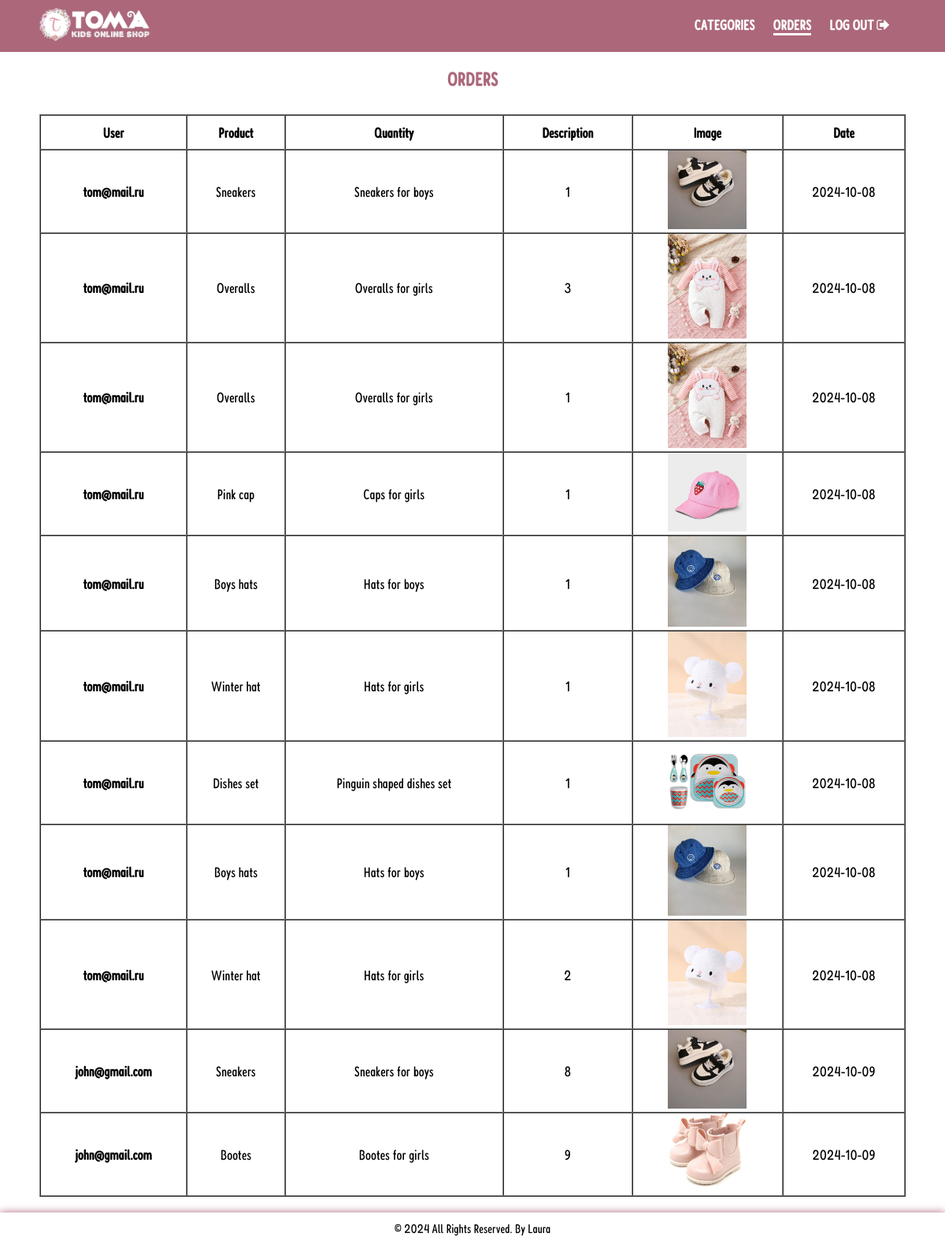
/admin/View/orders.php (signed in), run on the app's committed database.
### tables this page shows
CREATE TABLE `orders` (
  `id` int(5) NOT NULL,
  `user_id` int(15) NOT NULL,
  `product_id` int(15) NOT NULL,
  `quantity` int(15) NOT NULL,
  `create_date` date NOT NULL
);

CREATE TABLE `users` (
  `id` int(4) NOT NULL,
  `name` varchar(20) NOT NULL,
  `login` varchar(30) NOT NULL,
  `password` varchar(40) NOT NULL,
  `email` varchar(40) NOT NULL
);

CREATE TABLE `products` (
  `id` int(4) NOT NULL,
  `name` varchar(20) NOT NULL,
  `description` varchar(120) NOT NULL,
  `category_id` int(3) NOT NULL,
  `image` varchar(60) NOT NULL,
  `price` int(6) NOT NULL
);

### admin/Model/admin_model.php (called while the page is built, shortened)
<?php
    class Model {
        public $conn;
        public function __construct() {
            $this->conn = mysqli_connect('localhost', 'root', '', 'toma_online_shop');
        }
        public function get_orders() {
            $query = "SELECT users.*, orders.*, products.* from orders
            join products on orders.product_id = products.id
            join users on users.id = orders.user_id";
            $res = mysqli_query($this->conn, $query);
            $result = mysqli_fetch_all($res, MYSQLI_ASSOC);
            return $result;
        }
    }
    $model = new Model();
?>

### admin/View/orders.php (the view, shortened to what this page needs)
<?php
    include("../Model/admin_model.php");
    include_once("./header.php");
    include_once("./navbar.php");
    $all = $model->get_orders();
?>
<link rel="stylesheet" href="../Assets/css/orders.css">
<h2>Orders</h2>
<div class="show_order_products">
    <table border='1' cellspacing = '0'>
        <tr>
            <th>User</th>
            <th>Product</th>
            <th>Quantity</th>
            <th>Description</th>
            <th>Image</th>
            <th>Date</th>
        </tr>
        <?php foreach($all as $value) {?>
            <tr id = "<?=$value['id']?>">
                <td class="td_email"><?=$value['email']?></td>
                <td><?=$value['name']?></td>
                <td><?=$value['description']?></td>
                <td><span class='quantity'>Quantity: </span><?=$value['quantity']?></td>
                <td><img src="../Assets/img/<?=$value['image']?>" alt="Order product"></td>
                <td><?=$value['create_date']?></td>
            </tr>
        <?php } ?>
    </table>
</div>
<?php
    include_once("./footer.php");
?>

### admin/Assets/css/style.css (style rules this page uses)
* { margin: 0; padding: 0; box-sizing: border-box; text-decoration: none; font-family: fredoka; }

### admin/Assets/css/orders.css (style rules this page uses)
h2 { text-align: center; text-transform: uppercase; padding: 20px; color: #ac687a; }
.show_order_products { padding: 10px 50px; }
.show_order_products > table { width: 100%; text-align: center; }
img { width: 100px; }
.show_order_products th, .show_order_products td { font-size: 18px; }
.show_order_products th { padding: 10px; }
.td_email { font-weight: 900; font-size: 20px; }

### data on the page
orders: user.email "tom@mail.ru", product.name "Sneakers", product.description "Sneakers for boys", quantity "1", product.image (picture), create_date "2024-10-08"
orders: user.email "tom@mail.ru", product.name "Overalls", product.description "Overalls for girls", quantity "3", product.image (picture), create_date "2024-10-08"
orders: user.email "tom@mail.ru", product.name "Overalls", product.description "Overalls for girls", quantity "1", product.image (picture), create_date "2024-10-08"
orders: user.email "tom@mail.ru", product.name "Pink cap", product.description "Caps for girls", quantity "1", product.image (picture), create_date "2024-10-08"
orders: user.email "tom@mail.ru", product.name "Boys hats", product.description "Hats for boys", quantity "1", product.image (picture), create_date "2024-10-08"
orders: user.email "tom@mail.ru", product.name "Winter hat", product.description "Hats for girls", quantity "1", product.image (picture), create_date "2024-10-08"
orders: user.email "tom@mail.ru", product.name "Dishes set", product.description "Pinguin shaped dishes set", quantity "1", product.image (picture), create_date "2024-10-08"
orders: user.email "tom@mail.ru", product.name "Boys hats", product.description "Hats for boys", quantity "1", product.image (picture), create_date "2024-10-08"
orders: user.email "tom@mail.ru", product.name "Winter hat", product.description "Hats for girls", quantity "2", product.image (picture), create_date "2024-10-08"
orders: user.email "john@gmail.com", product.name "Sneakers", product.description "Sneakers for boys", quantity "8", product.image (picture), create_date "2024-10-09"
orders: user.email "john@gmail.com", product.name "Bootes", product.description "Bootes for girls", quantity "9", product.image (picture), create_date "2024-10-09"
